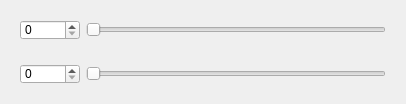
       <widget class="QWidget" name="verticalWidget" native="true">
        <property name="maximumSize">
         <size>
          <width>16777215</width>
          <height>140</height>
         </size>
        </property>
        <layout class="QVBoxLayout" name="verticalLayout">
         <item alignment="Qt::AlignHCenter">
          <widget class="QWidget" name="horizontalWidget" native="true">
           <property name="maximumSize">
            <size>
             <width>600</width>
             <height>16777215</height>
            </size>
           </property>
           <layout class="QHBoxLayout" name="horizontalLayout_4">
            <item>
             <widget class="QSpinBox" name="spinBox_1">
              <property name="minimumSize">
               <size>
                <width>60</width>
                <height>20</height>
               </size>
              </property>
              <property name="maximumSize">
               <size>
                <width>60</width>
                <height>20</height>
               </size>
              </property>
              <property name="maximum">
               <number>500</number>
              </property>
             </widget>
            </item>
            <item>
             <widget class="QSlider" name="slider_1">
              <property name="minimumSize">
               <size>
                <width>300</width>
                <height>0</height>
               </size>
              </property>
              <property name="maximumSize">
               <size>
                <width>300</width>
                <height>16777215</height>
               </size>
              </property>
              <property name="minimum">
               <number>1</number>
              </property>
              <property name="value">
               <number>1</number>
              </property>
              <property name="orientation">
               <enum>Qt::Horizontal</enum>
              </property>
              <property name="tickPosition">
               <enum>QSlider::NoTicks</enum>
              </property>
             </widget>
            </item>
           </layout>
          </widget>
         </item>
         <item alignment="Qt::AlignHCenter">
          <widget class="QWidget" name="horizontalWidget_2" native="true">
           <property name="maximumSize">
            <size>
             <width>600</width>
             <height>16777215</height>
            </size>
           </property>
           <layout class="QHBoxLayout" name="horizontalLayout_5">
            <item>
             <widget class="QSpinBox" name="spinBox_2">
              <property name="minimumSize">
               <size>
                <width>60</width>
                <height>20</height>
               </size>
              </property>
              <property name="maximumSize">
               <size>
                <width>60</width>
                <height>20</height>
               </size>
              </property>
              <property name="maximum">
               <number>255</number>
              </property>
             </widget>
            </item>
            <item>
             <widget class="QSlider" name="slider_2">
              <property name="minimumSize">
               <size>
                <width>300</width>
                <height>0</height>
               </size>
              </property>
              <property name="maximumSize">
               <size>
                <width>300</width>
                <height>16777215</height>
               </size>
              </property>
              <property name="minimum">
               <number>1</number>
              </property>
              <property name="value">
               <number>1</number>
              </property>
              <property name="orientation">
               <enum>Qt::Horizontal</enum>
              </property>
             </widget>
            </item>
           </layout>
          </widget>
         </item>
        </layout>
       </widget>
